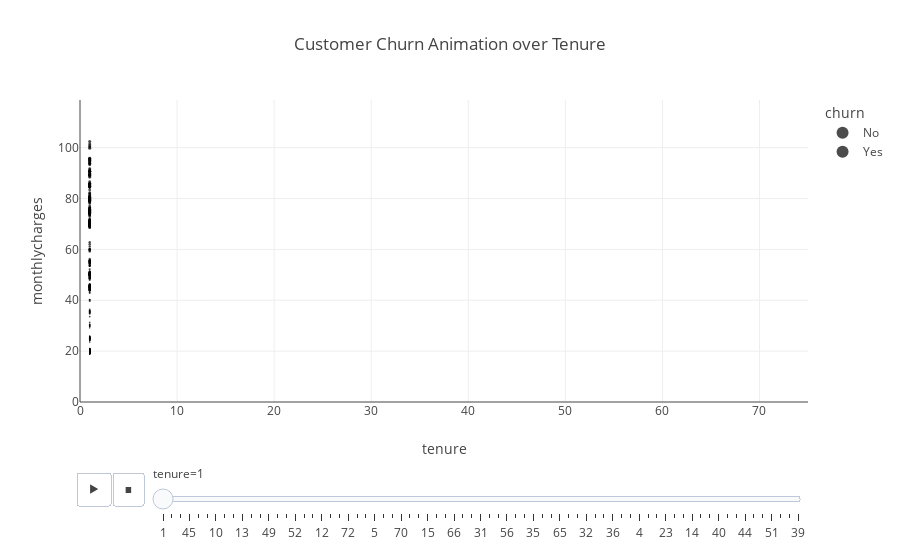

Source (notebook cell):
### Markdown cell above
Advanced Visualization & Reporting


Animated Data Visualizations

### Code cell
fig = px.scatter(
    chr_df, 
    x="tenure", 
    y="monthlycharges", 
    color="churn",
    size="totalcharges",
    animation_frame="tenure", 
    range_x=[0, 75], 
    range_y=[0, chr_df['monthlycharges'].max()],
    title="Customer Churn Animation over Tenure"
)
fig.show()

### Figure 1 — Plotly figure (JSON) as saved in the notebook; plotly's stock layout.template omitted (floating-point values rounded to 4 significant figures; data arrays with more than 128 entries replaced by an {"elided": "..."} marker saying what was removed)
{"data": [{"hovertemplate": "churn=No<br>tenure=%{x}<br>monthlycharges=%{y}<br>totalcharges=%{marker.size}<extra></extra>", "legendgroup": "No", "marker": {"color": "#000001", "size": {"elided": "233 float values"}, "sizemode": "area", "sizeref": 21.71, "symbol": "circle"}, "mode": "markers", "name": "No", "orientation": "v", "showlegend": true, "type": "scatter", "x": {"elided": "233 int values"}, "xaxis": "x", "y": {"elided": "233 float values"}, "yaxis": "y"}, {"hovertemplate": "churn=Yes<br>tenure=%{x}<br>monthlycharges=%{y}<br>totalcharges=%{marker.size}<extra></extra>", "legendgroup": "Yes", "marker": {"color": "#000002", "size": {"elided": "380 float values"}, "sizemode": "area", "sizeref": 21.71, "symbol": "circle"}, "mode": "markers", "name": "Yes", "orientation": "v", "showlegend": true, "type": "scatter", "x": {"elided": "380 int values"}, "xaxis": "x", "y": {"elided": "380 float values"}, "yaxis": "y"}], "layout": {"legend": {"itemsizing": "constant", "title": {"text": "churn"}, "tracegroupgap": 0}, "sliders": [{"active": 0, "currentvalue": {"prefix": "tenure="}, "len": 0.9, "pad": {"b": 10, "t": 60}, "steps": [{"args": [["1"], {"frame": {"duration": 0, "redraw": false}, "fromcurrent": true, "mode": "immediate", "transition": {"duration": 0, "easing": "linear"}}], "label": "1", "method": "animate"}, {"args": [["34"], {"frame": {"duration": 0, "redraw": false}, "fromcurrent": true, "mode": "immediate", "transition": {"duration": 0, "easing": "linear"}}], "label": "34", "method": "animate"}, {"args": [["2"], {"frame": {"duration": 0, "redraw": false}, "fromcurrent": true, "mode": "immediate", "transition": {"duration": 0, "easing": "linear"}}], "label": "2", "method": "animate"}, {"args": [["45"], {"frame": {"duration": 0, "redraw": false}, "fromcurrent": true, "mode": "immediate", "transition": {"duration": 0, "easing": "linear"}}], "label": "45", "method": "animate"}, {"args": [["8"], {"frame": {"duration": 0, "redraw": false}, "fromcurrent": true, "mode": "immediate", "transition": {"duration": 0, "easing": "linear"}}], "label": "8", "method": "animate"}, {"args": [["22"], {"frame": {"duration": 0, "redraw": false}, "fromcurrent": true, "mode": "immediate", "transition": {"duration": 0, "easing": "linear"}}], "label": "22", "method": "animate"}, {"args": [["10"], {"frame": {"duration": 0, "redraw": false}, "fromcurrent": true, "mode": "immediate", "transition": {"duration": 0, "easing": "linear"}}], "label": "10", "method": "animate"}, {"args": [["28"], {"frame": {"duration": 0, "redraw": false}, "fromcurrent": true, "mode": "immediate", "transition": {"duration": 0, "easing": "linear"}}], "label": "28", "method": "animate"}, {"args": [["62"], {"frame": {"duration": 0, "redraw": false}, "fromcurrent": true, "mode": "immediate", "transition": {"duration": 0, "easing": "linear"}}], "label": "62", "method": "animate"}, {"args": [["13"], {"frame": {"duration": 0, "redraw": false}, "fromcurrent": true, "mode": "immediate", "transition": {"duration": 0, "easing": "linear"}}], "label": "13", "method": "animate"}, {"args": [["16"], {"frame": {"duration": 0, "redraw": false}, "fromcurrent": true, "mode": "immediate", "transition": {"duration": 0, "easing": "linear"}}], "label": "16", "method": "animate"}, {"args": [["58"], {"frame": {"duration": 0, "redraw": false}, "fromcurrent": true, "mode": "immediate", "transition": {"duration": 0, "easing": "linear"}}], "label": "58", "method": "animate"}, {"args": [["49"], {"frame": {"duration": 0, "redraw": false}, "fromcurrent": true, "mode": "immediate", "transition": {"duration": 0, "easing": "linear"}}], "label": "49", "method": "animate"}, {"args": [["25"], {"frame": {"duration": 0, "redraw": false}, "fromcurrent": true, "mode": "immediate", "transition": {"duration": 0, "easing": "linear"}}], "label": "25", "method": "animate"}, {"args": [["69"], {"frame": {"duration": 0, "redraw": false}, "fromcurrent": true, "mode": "immediate", "transition": {"duration": 0, "easing": "linear"}}], "label": "69", "method": "animate"}, {"args": [["52"], {"frame": {"duration": 0, "redraw": false}, "fromcurrent": true, "mode": "immediate", "transition": {"duration": 0, "easing": "linear"}}], "label": "52", "method": "animate"}, {"args": [["71"], {"frame": {"duration": 0, "redraw": false}, "fromcurrent": true, "mode": "immediate", "transition": {"duration": 0, "easing": "linear"}}], "label": "71", "method": "animate"}, {"args": [["21"], {"frame": {"duration": 0, "redraw": false}, "fromcurrent": true, "mode": "immediate", "transition": {"duration": 0, "easing": "linear"}}], "label": "21", "method": "animate"}, {"args": [["12"], {"frame": {"duration": 0, "redraw": false}, "fromcurrent": true, "mode": "immediate", "transition": {"duration": 0, "easing": "linear"}}], "label": "12", "method": "animate"}, {"args": [["30"], {"frame": {"duration": 0, "redraw": false}, "fromcurrent": true, "mode": "immediate", "transition": {"duration": 0, "easing": "linear"}}], "label": "30", "method": "animate"}, {"args": [["47"], {"frame": {"duration": 0, "redraw": false}, "fromcurrent": true, "mode": "immediate", "transition": {"duration": 0, "easing": "linear"}}], "label": "47", "method": "animate"}, {"args": [["72"], {"frame": {"duration": 0, "redraw": false}, "fromcurrent": true, "mode": "immediate", "transition": {"duration": 0, "easing": "linear"}}], "label": "72", "method": "animate"}, {"args": [["17"], {"frame": {"duration": 0, "redraw": false}, "fromcurrent": true, "mode": "immediate", "transition": {"duration": 0, "easing": "linear"}}], "label": "17", "method": "animate"}, {"args": [["27"], {"frame": {"duration": 0, "redraw": false}, "fromcurrent": true, "mode": "immediate", "transition": {"duration": 0, "easing": "linear"}}], "label": "27", "method": "animate"}, {"args": [["5"], {"frame": {"duration": 0, "redraw": false}, "fromcurrent": true, "mode": "immediate", "transition": {"duration": 0, "easing": "linear"}}], "label": "5", "method": "animate"}, {"args": [["46"], {"frame": {"duration": 0, "redraw": false}, "fromcurrent": true, "mode": "immediate", "transition": {"duration": 0, "easing": "linear"}}], "label": "46", "method": "animate"}, {"args": [["11"], {"frame": {"duration": 0, "redraw": false}, "fromcurrent": true, "mode": "immediate", "transition": {"duration": 0, "easing": "linear"}}], "label": "11", "method": "animate"}, {"args": [["70"], {"frame": {"duration": 0, "redraw": false}, "fromcurrent": true, "mode": "immediate", "transition": {"duration": 0, "easing": "linear"}}], "label": "70", "method": "animate"}, {"args": [["63"], {"frame": {"duration": 0, "redraw": false}, "fromcurrent": true, "mode": "immediate", "transition": {"duration": 0, "easing": "linear"}}], "label": "63", "method": "animate"}, {"args": [["43"], {"frame": {"duration": 0, "redraw": false}, "fromcurrent": true, "mode": "immediate", "transition": {"duration": 0, "easing": "linear"}}], "label": "43", "method": "animate"}, {"args": [["15"], {"frame": {"duration": 0, "redraw": false}, "fromcurrent": true, "mode": "immediate", "transition": {"duration": 0, "easing": "linear"}}], "label": "15", "method": "animate"}, {"args": [["60"], {"frame": {"duration": 0, "redraw": false}, "fromcurrent": true, "mode": "immediate", "transition": {"duration": 0, "easing": "linear"}}], "label": "60", "method": "animate"}, {"args": [["18"], {"frame": {"duration": 0, "redraw": false}, "fromcurrent": true, "mode": "immediate", "transition": {"duration": 0, "easing": "linear"}}], "label": "18", "method": "animate"}, {"args": [["66"], {"frame": {"duration": 0, "redraw": false}, "fromcurrent": true, "mode": "immediate", "transition": {"duration": 0, "easing": "linear"}}], "label": "66", "method": "animate"}, {"args": [["9"], {"frame": {"duration": 0, "redraw": false}, "fromcurrent": true, "mode": "immediate", "transition": {"duration": 0, "easing": "linear"}}], "label": "9", "method": "animate"}, {"args": [["3"], {"frame": {"duration": 0, "redraw": false}, "fromcurrent": true, "mode": "immediate", "transition": {"duration": 0, "easing": "linear"}}], "label": "3", "method": "animate"}, {"args": [["31"], {"frame": {"duration": 0, "redraw": false}, "fromcurrent": true, "mode": "immediate", "transition": {"duration": 0, "easing": "linear"}}], "label": "31", "method": "animate"}, {"args": [["50"], {"frame": {"duration": 0, "redraw": false}, "fromcurrent": true, "mode": "immediate", "transition": {"duration": 0, "easing": "linear"}}], "label": "50", "method": "animate"}, {"args": [["64"], {"frame": {"duration": 0, "redraw": false}, "fromcurrent": true, "mode": "immediate", "transition": {"duration": 0, "easing": "linear"}}], "label": "64", "method": "animate"}, {"args": [["56"], {"frame": {"duration": 0, "redraw": false}, "fromcurrent": true, "mode": "immediate", "transition": {"duration": 0, "easing": "linear"}}], "label": "56", "method": "animate"}, {"args": [["7"], {"frame": {"duration": 0, "redraw": false}, "fromcurrent": true, "mode": "immediate", "transition": {"duration": 0, "easing": "linear"}}], "label": "7", "method": "animate"}, {"args": [["42"], {"frame": {"duration": 0, "redraw": false}, "fromcurrent": true, "mode": "immediate", "transition": {"duration": 0, "easing": "linear"}}], "label": "42", "method": "animate"}, {"args": [["35"], {"frame": {"duration": 0, "redraw": false}, "fromcurrent": true, "mode": "immediate", "transition": {"duration": 0, "easing": "linear"}}], "label": "35", "method": "animate"}, {"args": [["48"], {"frame": {"duration": 0, "redraw": false}, "fromcurrent": true, "mode": "immediate", "transition": {"duration": 0, "easing": "linear"}}], "label": "48", "method": "animate"}, {"args": [["29"], {"frame": {"duration": 0, "redraw": false}, "fromcurrent": true, "mode": "immediate", "transition": {"duration": 0, "easing": "linear"}}], "label": "29", "method": "animate"}, {"args": [["65"], {"frame": {"duration": 0, "redraw": false}, "fromcurrent": true, "mode": "immediate", "transition": {"duration": 0, "easing": "linear"}}], "label": "65", "method": "animate"}, {"args": [["38"], {"frame": {"duration": 0, "redraw": false}, "fromcurrent": true, "mode": "immediate", "transition": {"duration": 0, "easing": "linear"}}], "label": "38", "method": "animate"}, {"args": [["68"], {"frame": {"duration": 0, "redraw": false}, "fromcurrent": true, "mode": "immediate", "transition": {"duration": 0, "easing": "linear"}}], "label": "68", "method": "animate"}, {"args": [["32"], {"frame": {"duration": 0, "redraw": false}, "fromcurrent": true, "mode": "immediate", "transition": {"duration": 0, "easing": "linear"}}], "label": "32", "method": "animate"}, {"args": [["55"], {"frame": {"duration": 0, "redraw": false}, "fromcurrent": true, "mode": "immediate", "transition": {"duration": 0, "easing": "linear"}}], "label": "55", "method": "animate"}, {"args": [["37"], {"frame": {"duration": 0, "redraw": false}, "fromcurrent": true, "mode": "immediate", "transition": {"duration": 0, "easing": "linear"}}], "label": "37", "method": "animate"}, {"args": [["36"], {"frame": {"duration": 0, "redraw": false}, "fromcurrent": true, "mode": "immediate", "transition": {"duration": 0, "easing": "linear"}}], "label": "36", "method": "animate"}, {"args": [["41"], {"frame": {"duration": 0, "redraw": false}, "fromcurrent": true, "mode": "immediate", "transition": {"duration": 0, "easing": "linear"}}], "label": "41", "method": "animate"}, {"args": [["6"], {"frame": {"duration": 0, "redraw": false}, "fromcurrent": true, "mode": "immediate", "transition": {"duration": 0, "easing": "linear"}}], "label": "6", "method": "animate"}, {"args": [["4"], {"frame": {"duration": 0, "redraw": false}, "fromcurrent": true, "mode": "immediate", "transition": {"duration": 0, "easing": "linear"}}], "label": "4", "method": "animate"}, {"args": [["33"], {"frame": {"duration": 0, "redraw": false}, "fromcurrent": true, "mode": "immediate", "transition": {"duration": 0, "easing": "linear"}}], "label": "33", "method": "animate"}, {"args": [["67"], {"frame": {"duration": 0, "redraw": false}, "fromcurrent": true, "mode": "immediate", "transition": {"duration": 0, "easing": "linear"}}], "label": "67", "method": "animate"}, {"args": [["23"], {"frame": {"duration": 0, "redraw": false}, "fromcurrent": true, "mode": "immediate", "transition": {"duration": 0, "easing": "linear"}}], "label": "23", "method": "animate"}, {"args": [["57"], {"frame": {"duration": 0, "redraw": false}, "fromcurrent": true, "mode": "immediate", "transition": {"duration": 0, "easing": "linear"}}], "label": "57", "method": "animate"}, {"args": [["61"], {"frame": {"duration": 0, "redraw": false}, "fromcurrent": true, "mode": "immediate", "transition": {"duration": 0, "easing": "linear"}}], "label": "61", "method": "animate"}, {"args": [["14"], {"frame": {"duration": 0, "redraw": false}, "fromcurrent": true, "mode": "immediate", "transition": {"duration": 0, "easing": "linear"}}], "label": "14", "method": "animate"}, {"args": [["20"], {"frame": {"duration": 0, "redraw": false}, "fromcurrent": true, "mode": "immediate", "transition": {"duration": 0, "easing": "linear"}}], "label": "20", "method": "animate"}, {"args": [["53"], {"frame": {"duration": 0, "redraw": false}, "fromcurrent": true, "mode": "immediate", "transition": {"duration": 0, "easing": "linear"}}], "label": "53", "method": "animate"}, {"args": [["40"], {"frame": {"duration": 0, "redraw": false}, "fromcurrent": true, "mode": "immediate", "transition": {"duration": 0, "easing": "linear"}}], "label": "40", "method": "animate"}, {"args": [["59"], {"frame": {"duration": 0, "redraw": false}, "fromcurrent": true, "mode": "immediate", "transition": {"duration": 0, "easing": "linear"}}], "label": "59", "method": "animate"}, {"args": [["24"], {"frame": {"duration": 0, "redraw": false}, "fromcurrent": true, "mode": "immediate", "transition": {"duration": 0, "easing": "linear"}}], "label": "24", "method": "animate"}, {"args": [["44"], {"frame": {"duration": 0, "redraw": false}, "fromcurrent": true, "mode": "immediate", "transition": {"duration": 0, "easing": "linear"}}], "label": "44", "method": "animate"}, {"args": [["19"], {"frame": {"duration": 0, "redraw": false}, "fromcurrent": true, "mode": "immediate", "transition": {"duration": 0, "easing": "linear"}}], "label": "19", "method": "animate"}, {"args": [["54"], {"frame": {"duration": 0, "redraw": false}, "fromcurrent": true, "mode": "immediate", "transition": {"duration": 0, "easing": "linear"}}], "label": "54", "method": "animate"}, {"args": [["51"], {"frame": {"duration": 0, "redraw": false}, "fromcurrent": true, "mode": "immediate", "transition": {"duration": 0, "easing": "linear"}}], "label": "51", "method": "animate"}, {"args": [["26"], {"frame": {"duration": 0, "redraw": false}, "fromcurrent": true, "mode": "immediate", "transition": {"duration": 0, "easing": "linear"}}], "label": "26", "method": "animate"}, {"args": [["0"], {"frame": {"duration": 0, "redraw": false}, "fromcurrent": true, "mode": "immediate", "transition": {"duration": 0, "easing": "linear"}}], "label": "0", "method": "animate"}, {"args": [["39"], {"frame": {"duration": 0, "redraw": false}, "fromcurrent": true, "mode": "immediate", "transition": {"duration": 0, "easing": "linear"}}], "label": "39", "method": "animate"}], "x": 0.1, "xanchor": "left", "y": 0, "yanchor": "top"}], "title": {"text": "Customer Churn Animation over Tenure"}, "updatemenus": [{"buttons": [{"args": [null, {"frame": {"duration": 500, "redraw": false}, "fromcurrent": true, "mode": "immediate", "transition": {"duration": 500, "easing": "linear"}}], "label": "&#9654;", "method": "animate"}, {"args": [[null], {"frame": {"duration": 0, "redraw": false}, "fromcurrent": true, "mode": "immediate", "transition": {"duration": 0, "easing": "linear"}}], "label": "&#9724;", "method": "animate"}], "direction": "left", "pad": {"r": 10, "t": 70}, "showactive": false, "type": "buttons", "x": 0.1, "xanchor": "right", "y": 0, "yanchor": "top"}], "xaxis": {"anchor": "y", "categoryarray": [1, 34, 2, 45, 8, 22, 10, 28, 62, 13, 16, 58, 49, 25, 69, 52, 71, 21, 12, 30, 47, 72, 17, 27, 5, 46, 11, 70, 63, 43, 15, 60, 18, 66, 9, 3, 31, 50, 64, 56, 7, 42, 35, 48, 29, 65, 38, 68, 32, 55, 37, 36, 41, 6, 4, 33, 67, 23, 57, 61, 14, 20, 53, 40, 59, 24, 44, 19, 54, 51, 26, 0, 39], "categoryorder": "array", "domain": [0, 1], "range": [0, 75], "title": {"text": "tenure"}}, "yaxis": {"anchor": "x", "domain": [0, 1], "range": [0, 118.8], "title": {"text": "monthlycharges"}}}}
